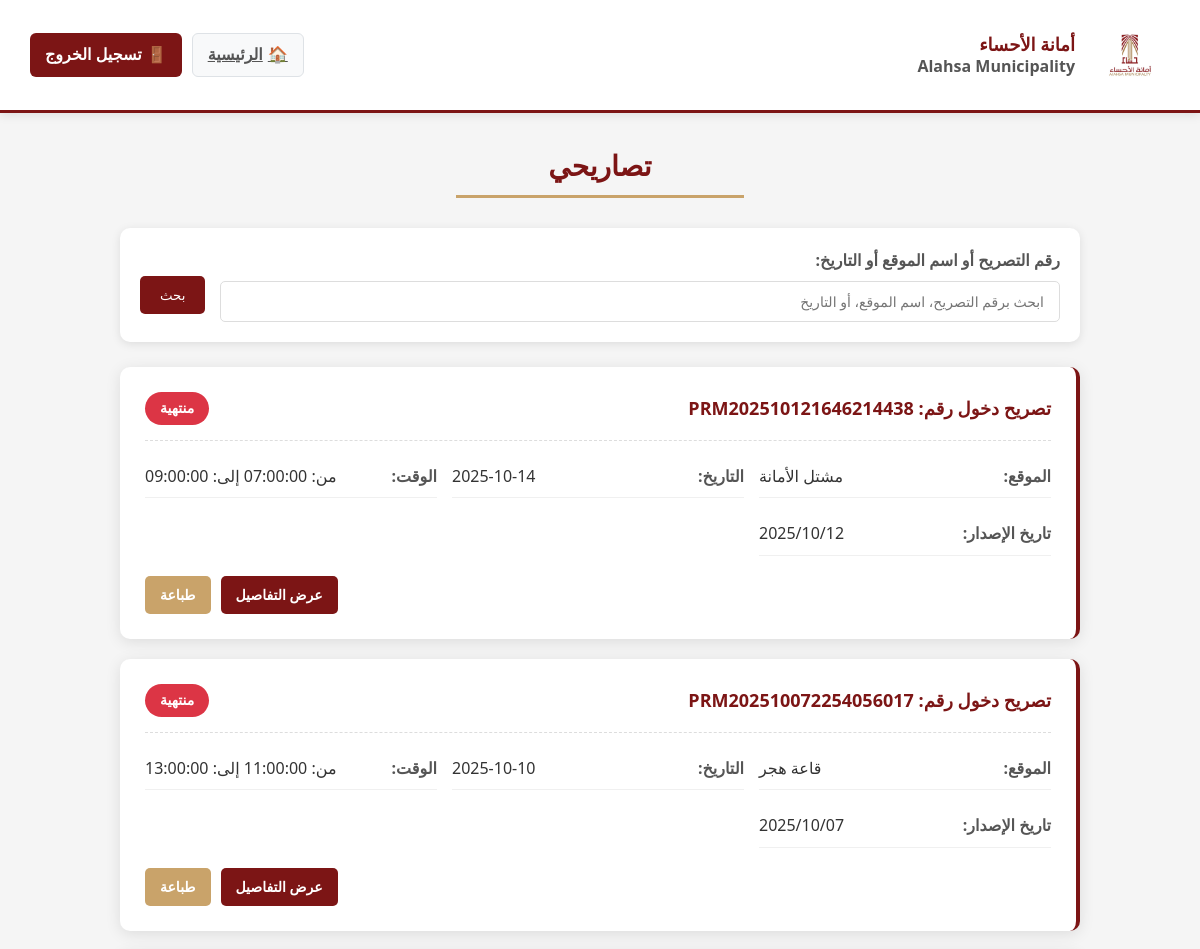
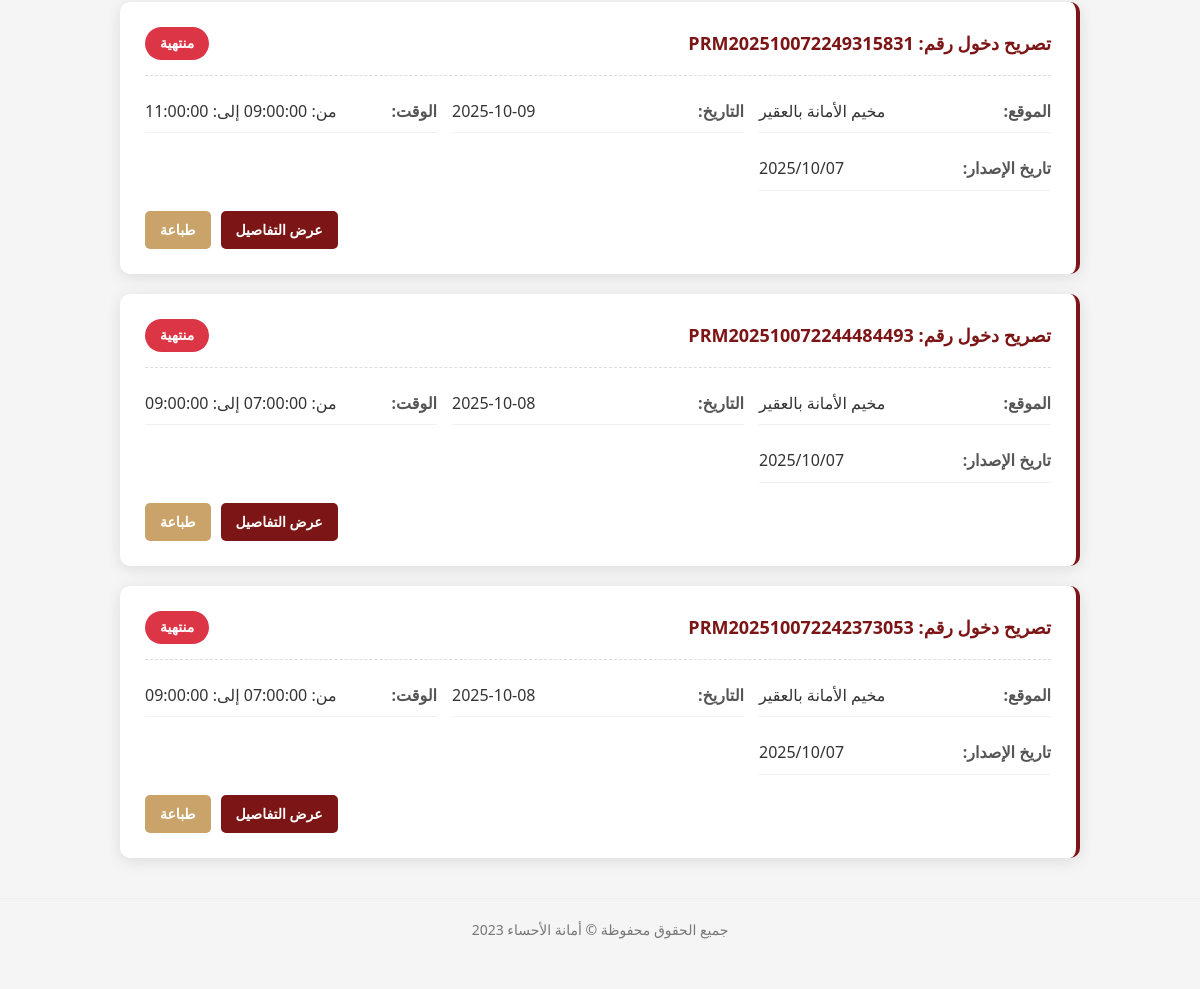
The page /tasareh.php (signed in) on the database its author committed (2 pictures, top to bottom).
### tables this page shows
CREATE TABLE `permits` (
  `permit_id` int(11) NOT NULL,
  `user_id` varchar(20) NOT NULL,
  `location_id` int(11) NOT NULL,
  `date_id` int(11) NOT NULL,
  `time_id` int(11) NOT NULL,
  `permit_number` varchar(50) NOT NULL,
  `barcode` varchar(255) NOT NULL,
  `status` enum('نشط','مكتمل','منتهي') DEFAULT 'نشط',
  `created_at` timestamp NOT NULL DEFAULT current_timestamp(),
  `expires_at` date DEFAULT NULL
);

CREATE TABLE `available_dates` (
  `date_id` int(11) NOT NULL,
  `location_id` int(11) NOT NULL,
  `available_date` date NOT NULL
);

CREATE TABLE `available_times` (
  `time_id` int(11) NOT NULL,
  `date_id` int(11) NOT NULL,
  `available_time_start` time NOT NULL,
  `available_time_end` time NOT NULL
);

CREATE TABLE `locations` (
  `location_id` int(11) NOT NULL,
  `location_name` varchar(100) NOT NULL
);

### DbHandler.php (called while the page is built, shortened)
<?php
require("DbConfig.php");
class DbHandler extends DbConfig {
    public $conn;
    protected $databaseName;
    protected $hostName;
    protected $uName;
    protected $passCode;
    public function __construct() {
        $dbPara = new DbConfig();
        $this -> databaseName = $dbPara -> dbName;
        $this -> hostName = $dbPara -> serverName;
        $this -> uName = $dbPara -> userName;
        $this -> passCode = $dbPara ->passCode;
    }
   public function dbConnect(){
        try{
	        $this->conn = new mysqli($this->hostName, $this->uName, $this->passCode, $this->databaseName);
            if( mysqli_connect_errno() ){
                throw new Exception("Could not connect to database.");
            } else{
                return true;
            }
        }catch(Exception $e){
            throw new Exception($e->getMessage());
        }
    }
public function getUserPermits($user_id, $search_term = '') {
    $query = "
        SELECT
            p.permit_id, p.permit_number, p.created_at, p.expires_at,
            l.location_name,
            ad.available_date,
            at.available_time_start, at.available_time_end
        FROM Permits p
        JOIN Locations l ON p.location_id = l.location_id
        JOIN Available_Dates ad ON p.date_id = ad.date_id
        JOIN Available_Times at ON p.time_id = at.time_id
        WHERE p.user_id = ?
    ";
    $params = [$user_id];
    $types = "i";
    $query .= " ORDER BY ad.available_date DESC, at.available_time_start DESC";
    $stmt = $this->conn->prepare($query);
    $stmt->bind_param($types, ...$params);
    $stmt->execute();
    $result = $stmt->get_result();
    $permits = [];
    while($row = $result->fetch_assoc()){
        $permits[] = $row;
    }
    return $permits;
}
}
?>

### DbConfig.php (called while the page is built, shortened)
<?php
class DbConfig {
    public function __construct() {
        $this -> serverName = "localhost";
        $this -> userName = "root";
        $this -> passCode = "";
        $this -> dbName = "alhasa";
    }
}
?>

### tasareh.php (the view, shortened to what this page needs)
<?php
require("DbHandler.php");
function calculatePermitStatus($date, $time_end) {
    $permit_end_datetime_str = $date . ' ' . $time_end;
    try {
        $permit_end_datetime = new DateTime($permit_end_datetime_str);
        $now = new DateTime();
        if ($now >= $permit_end_datetime) {
             return ['status' => 'منتهية', 'class' => 'expired'];
        }
        return ['status' => 'نشط', 'class' => 'active'];
    } catch (Exception $e) {
        return ['status' => 'خطأ في التاريخ', 'class' => 'unknown'];
    }
}
$user_id = $_SESSION['user_id'];
$search_term = $_GET['search_term'] ?? '';
$db = new DbHandler();
$db->dbConnect();
$permits = $db->getUserPermits($user_id, $search_term);
?>
<!DOCTYPE html>
<html lang="ar" dir="rtl">
<head>
</head>
<body>
    <header>
        <div class="logo-section">
            <div class="logo-img">أمانة<br>الأحساء</div>
            <div class="logo-text">
                <h1>أمانة الأحساء</h1>
                <h1>Alahsa Municipality</h1>
            </div>
        </div>
        <div class="header-buttons">
            <a href="select.php" class="header-btn home-btn">
                <span>🏠</span>
                <span>الرئيسية</span>
            </a>
            <div class="header-btn logout-btn">
                <span>🚪</span>
                <span>تسجيل الخروج</span>
            </div>
        </div>
    </header>
    <div class="container">
        <h1 class="page-title">تصاريحي</h1>
        <form method="GET" action="tasareh.php" class="filter-section">
            <div class="filter-group">
                <label for="search_term" class="filter-label">رقم التصريح أو اسم الموقع أو التاريخ:</label>
                <input type="text" id="search_term" name="search_term" class="filter-input" placeholder="ابحث برقم التصريح، اسم الموقع، أو التاريخ" value="<?php echo htmlspecialchars($search_term); ?>">
            </div>
            <button type="submit" class="search-btn">بحث</button>
        </form>
        <div class="permits-list">
            <?php if (empty($permits)): ?>
                <div class="no-permits permit-card">
                    <p class="no-permits-icon">⚠️</p>
                    <p style="font-size: 18px; color: #7c1515; font-weight: bold;">لا توجد تصاريح لعرضها حالياً.</p>
                    <?php if (!empty($search_term)): ?>
                        <p style="color: #555; margin-top: 10px;">لا توجد نتائج مطابقة لبحثك عن: <strong><?php echo htmlspecialchars($search_term); ?></strong></p>
                    <?php endif; ?>
                </div>
            <?php else: ?>
                <?php foreach ($permits as $permit):
                    $status_info = calculatePermitStatus($permit['available_date'], $permit['available_time_end']);
                ?>
                <div class="permit-card">
                    <div class="permit-header">
                        <div class="permit-number">تصريح دخول رقم: <?php echo htmlspecialchars($permit['permit_number']); ?></div>
                        <div class="permit-status status-<?php echo $status_info['class']; ?>">
                            <?php echo $status_info['status']; ?>
                        </div>
                    </div>
                    <div class="permit-details">
                        <div class="detail-item">
                            <span class="detail-label">الموقع:</span>
                            <span class="detail-value"><?php echo htmlspecialchars($permit['location_name']); ?></span>
                        </div>
                        <div class="detail-item">
                            <span class="detail-label">التاريخ:</span>
                            <span class="detail-value"><?php echo htmlspecialchars($permit['available_date']); ?></span>
                        </div>
                        <div class="detail-item">
                            <span class="detail-label">الوقت:</span>
                            <span class="detail-value">من: <?php echo htmlspecialchars($permit['available_time_start']); ?> إلى: <?php echo htmlspecialchars($permit['available_time_end']); ?></span>
                        </div>
                        <div class="detail-item">
                            <span class="detail-label">تاريخ الإصدار:</span>
                            <span class="detail-value"><?php echo htmlspecialchars(date('Y/m/d', strtotime($permit['created_at']))); ?></span>
                        </div>
                        </div>
                    <div class="permit-actions">
                        <a href="enter.php?permit_id=<?php echo $permit['permit_id']; ?>" class="action-btn view-btn">عرض التفاصيل</a>
                        <a href="javascript:void(0)" onclick="window.open('enter.php?permit_id=<?php echo $permit['permit_id']; ?>', '_blank').print()" class="action-btn print-btn">طباعة</a>
                    </div>
                </div>
                <?php endforeach; ?>
            <?php endif; ?>
        </div>
    </div>
    <footer>
        <p>جميع الحقوق محفوظة © أمانة الأحساء 2023</p>
    </footer>
</body>
</html>

### tasareh.php (style rules this page uses)
* { margin: 0; padding: 0; box-sizing: border-box; font-family: 'Segoe UI', Tahoma, Geneva, Verdana, sans-serif; }
body { background-color: #f5f5f5; color: #333; line-height: 1.6; padding-bottom: 30px; }
header { display: flex; align-items: center; justify-content: space-between; padding: 15px 30px; background-color: white; box-shadow: 0 2px 10px rgba(0, 0, 0, 0.1); border-bottom: 3px solid #7c1515; }
.logo-section { display: flex; align-items: center; gap: 15px; }
.logo-img { width: 80px; height: 80px; border: 2px solid #7c1515; border-radius: 8px; background: linear-gradient(135deg, #7c1515 0%, #c9a36a 100%); display: flex; align-items: center; justify-content: center; color: white; font-weight: bold; font-size: 16px; text-align: center; padding: 5px; }
.logo-text h1 { font-size: 18px; color: #7c1515; line-height: 1.3; }
.logo-text h1:first-child { font-weight: bold; }
.logo-text h1:last-child { font-size: 16px; color: #555; }
.header-buttons { display: flex; gap: 10px; }
.header-btn { display: flex; align-items: center; gap: 5px; padding: 8px 15px; border-radius: 6px; cursor: pointer; font-weight: bold; transition: all 0.3s; }
.home-btn { background: #f8f9fa; color: #555; border: 1px solid #dee2e6; }
.logout-btn { background: #7c1515; color: white; }
.container { max-width: 1000px; margin: 30px auto; padding: 0 20px; }
.page-title { text-align: center; margin-bottom: 30px; color: #7c1515; font-size: 28px; font-weight: bold; position: relative; padding-bottom: 10px; }
.page-title:after { content: ""; position: absolute; bottom: 0; left: 35%; right: 35%; height: 3px; background-color: #c9a36a; }
.filter-section { background-color: white; border-radius: 10px; padding: 20px; margin-bottom: 25px; box-shadow: 0 2px 10px rgba(0, 0, 0, 0.1); display: flex; gap: 15px; flex-wrap: wrap; }
.filter-group { flex: 1; min-width: 250px; }
.filter-label { display: block; margin-bottom: 8px; font-weight: bold; color: #555; }
.filter-input { width: 100%; padding: 10px 15px; border: 1px solid #ddd; border-radius: 5px; font-size: 14px; }
.search-btn { background-color: #7c1515; color: white; border: none; padding: 10px 20px; border-radius: 5px; cursor: pointer; align-self: flex-end; margin-bottom: 8px; transition: all 0.3s; }
.permit-card { background-color: white; border-radius: 10px; padding: 25px; margin-bottom: 20px; box-shadow: 0 3px 15px rgba(0, 0, 0, 0.1); border-right: 4px solid #7c1515; }
.permit-header { display: flex; justify-content: space-between; align-items: center; margin-bottom: 15px; padding-bottom: 15px; border-bottom: 1px dashed #ddd; }
.permit-number { font-size: 18px; color: #7c1515; font-weight: bold; }
.permit-status { background-color: #c9a36a; color: white; padding: 5px 15px; border-radius: 20px; font-size: 14px; font-weight: bold; }
.permit-status.status-expired { background-color: #dc3545; }
.permit-details { display: grid; grid-template-columns: repeat(auto-fit, minmax(250px, 1fr)); gap: 15px; margin-bottom: 20px; }
.detail-item { display: flex; justify-content: space-between; padding: 8px 0; border-bottom: 1px solid #f0f0f0; }
.detail-label { font-weight: bold; color: #555; }
.detail-value { color: #333; }
.permit-actions { display: flex; gap: 10px; justify-content: flex-end; }
.action-btn { padding: 8px 15px; border: none; border-radius: 5px; font-size: 14px; cursor: pointer; font-weight: bold; transition: all 0.3s; text-decoration: none; display: inline-block; text-align: center; }
.view-btn { background-color: #7c1515; color: white; }
.print-btn { background-color: #c9a36a; color: white; }
footer { text-align: center; padding: 20px; margin-top: 40px; color: #777; font-size: 14px; border-top: 1px solid #eee; }

### rows shown on the page
permits: permit_number "PRM202510121646214438", date.available_time_end "منتهية", location.location_name "مشتل الأمانة", date.available_date "2025-10-14", time.available_time_end "09:00:00", created_at "2025/10/12"
permits: permit_number "PRM202510072254056017", date.available_time_end "منتهية", location.location_name "قاعة هجر", date.available_date "2025-10-10", time.available_time_end "13:00:00", created_at "2025/10/07"
permits: permit_number "PRM202510072249315831", date.available_time_end "منتهية", location.location_name "مخيم الأمانة بالعقير", date.available_date "2025-10-09", time.available_time_end "11:00:00", created_at "2025/10/07"
permits: permit_number "PRM202510072244484493", date.available_time_end "منتهية", location.location_name "مخيم الأمانة بالعقير", date.available_date "2025-10-08", time.available_time_end "09:00:00", created_at "2025/10/07"
permits: permit_number "PRM202510072242373053", date.available_time_end "منتهية", location.location_name "مخيم الأمانة بالعقير", date.available_date "2025-10-08", time.available_time_end "09:00:00", created_at "2025/10/07"
